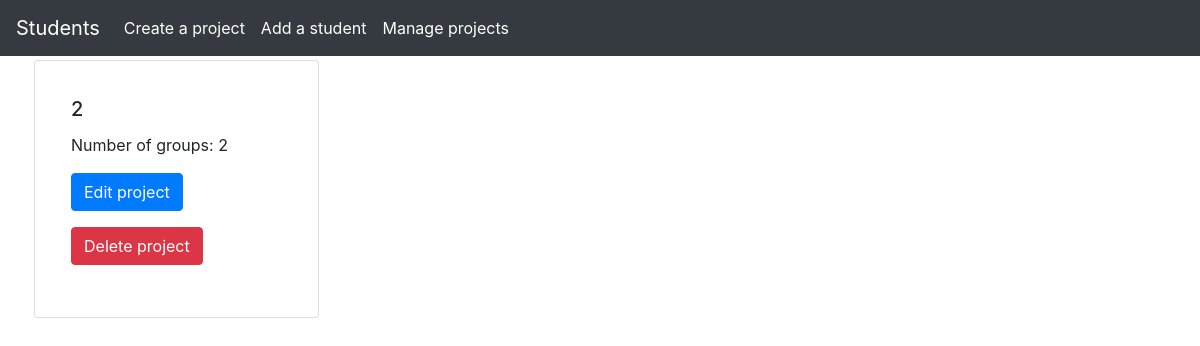
The page /php-task/nfq/manage_projects.php on the database as committed earlier.
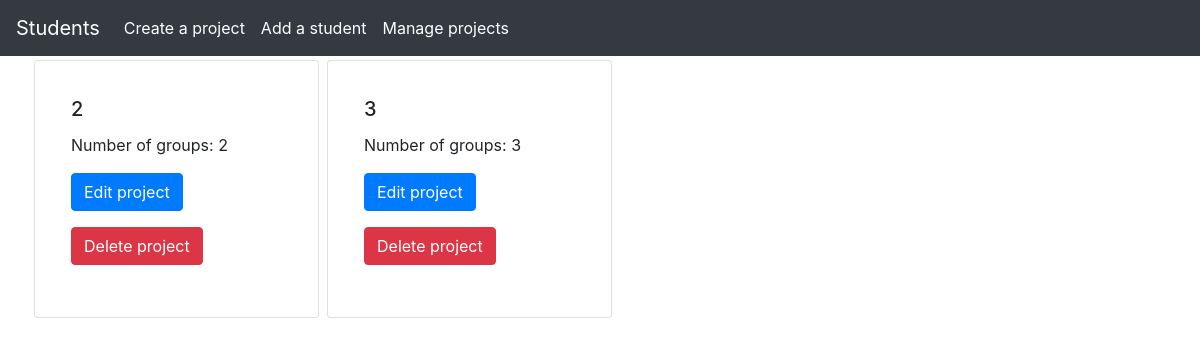
The same page on the database as committed later.
### tables this page shows
CREATE TABLE `projects` (
  `id` int(11) NOT NULL,
  `project_name` varchar(255) NOT NULL,
  `number_of_groups` int(11) NOT NULL
);

### php-task/nfq/script/db.php (called while the page is built, shortened)
<?php
class Dbcon {
    public function connect()
    {
        $conn = new PDO("mysql:host=localhost;dbname=nfq_task", 'admin', 'admin');
        return $conn;
    }
}
class Dbquerys extends Dbcon {
    public function getAllFromTable($table_name) {
        $sql = "SELECT * FROM $table_name";
        $result = $this->connect()->query($sql);
        return $result;
    }
}

### php-task/nfq/manage_projects.php (the view, shortened to what this page needs)
<!DOCTYPE html>
<html lang="en">
<head>
    <link rel="stylesheet" href="https://maxcdn.bootstrapcdn.com/bootstrap/4.0.0/css/bootstrap.min.css">
</head>
<?php include('templates/navbar.php'); ?>
<?php include 'script/db.php'; ?>
<?php
    $projects = new Dbquerys();
    $projects = $projects->getAllFromTable("projects");
?>
    <div class="container">
        <div class="row">
            <?php foreach($projects as $project): ?>
                <div class="card col-sm-3 p-3 m-1" style="width: 18rem;">
                    <div class="card-body">
                        <h5 class="card-title"><?php echo $project['project_name'] ?></h5>
                        <p class="card-text">Number of groups: <?php echo $project['number_of_groups'] ?></p>
                        <a href="edit_project.php?id=<?php echo $project['id']?>" class="btn btn-primary">Edit project</a><p></p>
                        <a href="script/delete_project.php?id=<?php echo $project['id']?>" class="btn btn-danger btn-primary">Delete project</a><p></p>
                    </div>
                </div>
                <?php endforeach; ?>
            </div>
        </div>

Rows that differ between the two databases and show on the page:
added projects: project_name "3", number_of_groups "3"
